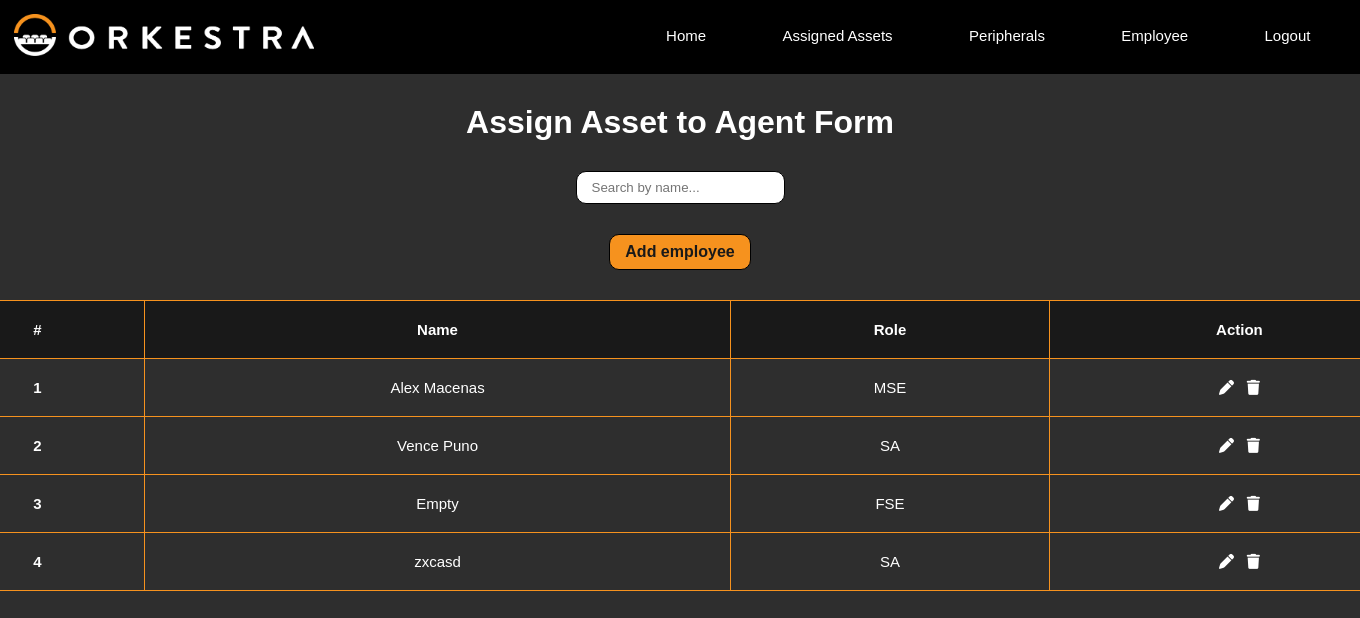
/view-emp, run on the app's committed database.
### models.py (models this page shows)
class Employee(db.Model):
    __tablename__ = "employee"
    id = db.Column(db.Integer, primary_key=True, autoincrement=True)
    full_name = db.Column(db.Text)
    role = db.Column(db.Text)

### main.py (the view)
@app.route("/view-emp", methods=['GET', 'POST'])
def view_emp():
    employee = Employee.query.all()
    if not employee:
        msg = "No employee found!"
        flash(msg)
    return render_template("view_emp.html", employee=employee)

### templates/view_emp.html (shortened to what this page needs)
<!DOCTYPE html>
<html lang="en">
<head>
  <link rel="stylesheet" href="{{ url_for('static', filename='css/styles.css') }}">
  <link rel="stylesheet" href="static\css\alert.css">
</head>
<body>
  <header>
    <nav>
     <a href="{{ url_for('home') }}"><img src="static\css\assets\orkestra-main-logo.png" alt=""></a>
     <div class="nav-links">
        <ul>
          <li><a href="{{ url_for('home') }}">Home</a></li>
          <li><a href="{{ url_for('view') }}">Assigned Assets</a></li>
          <li><a href="{{ url_for('asset_view') }}">Peripherals</a></li>
          <li><a href="{{ url_for('view_emp') }}">Employee</a></li>
          <li><a href="{{ url_for('logout') }}">Logout</a></li>
        </ul>
    </div>
    </nav>
</header>
    <div class="viewEmployee">
        <h1>Assign Asset to Agent Form</h1>
        <div class="viewEmpS">
          <input type="text" class="form-control" id="myInput" onkeyup="myFunction()" placeholder="Search by name...">
          <a href="{{ url_for('add_emp') }}" class="btn btn-primary"><strong>Add employee</strong></a>
        </div>
        <section class="viewEmpT">
          <table>
            <thead>
              <tr>
                <th scope="col">#</th>
                <th scope="col">Name</th>
                <th scope="col">Role</th>
                <th scope="col">Action</th>
              </tr>
            </thead>
            <tbody>
              {% for emp in employee %}
              <tr>
                <th scope="row">{{ emp.id }}</th>
                <td>{{ emp.full_name }}</td>
                <td>{{ emp.role }}</td>
                <td>
                  <a href="{{ url_for('name_emp_update', fn=emp.full_name) }}"><i class="fa-solid fa-pen"></i>
                  </a>
                  <a href="{{ url_for('confirm_delete_emp', fn=emp.full_name) }}" class="confirmation"><i class="fa-solid fa-trash"></i>
                  </a>
                </td>
              </tr>
              {% endfor %}
            </tbody>
          </table>
        </section>
      </div>
</body>
</html>

### static/css/styles.css (style rules this page uses)
* { margin: 0; padding: 0; font-family: "Montserrat", sans-serif; box-sizing: border-box; }
body { background-color: #2E2E2E; }
nav { display: flex; padding: 1%; justify-content: space-between; align-items: center; background-color: #000000; }
nav img { width: 300px; }
.nav-links { flex: 1; text-align: right; }
.nav-links ul li { list-style: none; display: inline-block; padding: 8px 12px; position: relative; }
.nav-links ul li a { color: #fff; text-decoration: none; font-size: 15px; padding: 10px 24px; }
.nav-links ul li::after { content: ''; width: 0%; height: 2px; background: #fff; display: block; margin: auto; transition: 0.5s; }
.searchTable th, td { border: 1px solid #F6921E; padding: 20px; }
.viewEmployee { display: flex; justify-content: center; align-items: center; flex-direction: column; color: white; }
.viewEmployee h1 { margin-top: 30px; margin-bottom: 30px; }
.viewEmpS { display: flex; justify-content: center; align-items: center; flex-direction: column; }
.viewEmpS input { padding: 8px 15px; border: 1px solid black; border-radius: 10px; margin-bottom: 30px; }
.viewEmpS a { padding: 8px 15px; border: 1px solid black; border-radius: 10px; background-color: #F6921E; margin-bottom: 30px; text-decoration: none; color: #191919; }
.viewEmpT table { margin: auto; color: white; border-collapse: collapse; text-align: center; width: 1500px; }
.viewEmpT thead { font-size: 15px; border: 1px solid #F6921E; background-color: #191919; }
.viewEmpT th { padding: 20px; border: 1px solid #F6921E; }
.viewEmpT a { text-decoration: none; color: white; }
.viewEmpT tbody { font-size: 15px; border: transparent; }

### data on the page
Employee: id "1", full_name "Alex Macenas", role "MSE"
Employee: id "2", full_name "Vence Puno", role "SA"
Employee: id "3", full_name "Empty", role "FSE"
Employee: id "4", full_name "zxcasd", role "SA"
